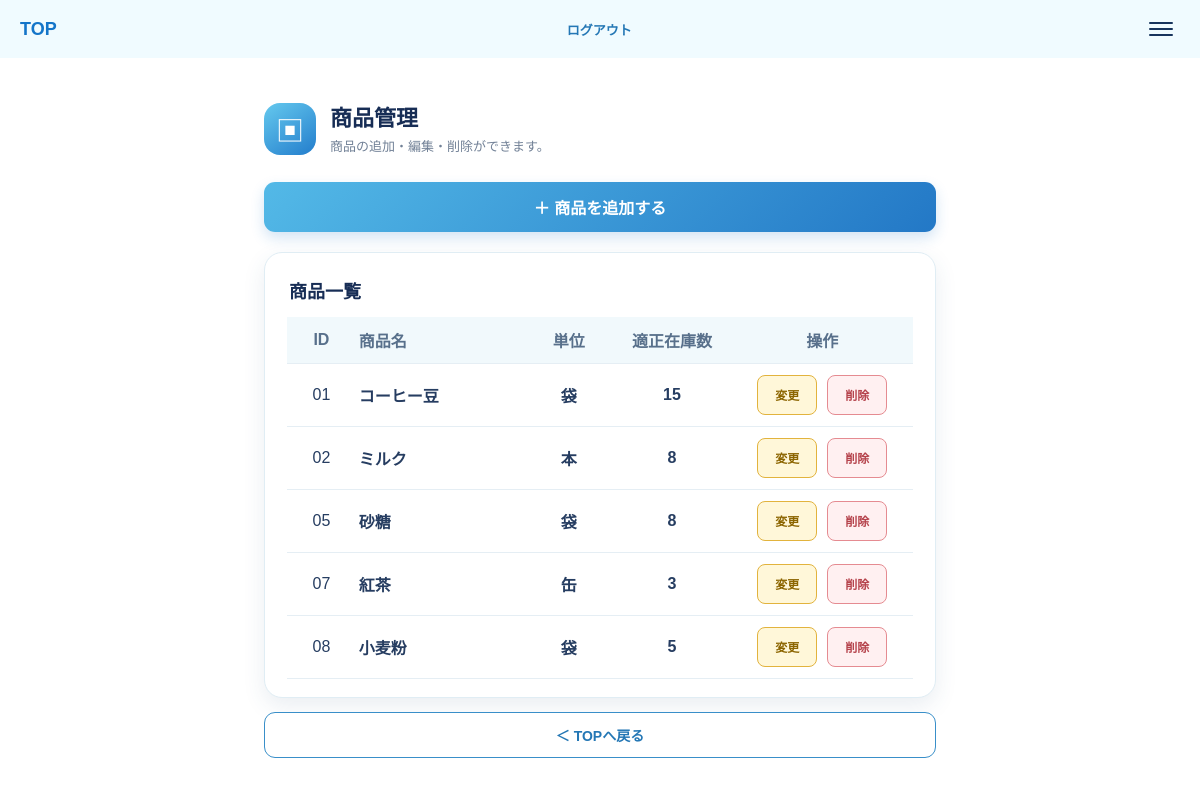
/products (signed in), run on the app's committed database.
### tables this page shows
CREATE TABLE products (
    id INTEGER PRIMARY KEY AUTOINCREMENT,
    name TEXT NOT NULL,
    stock INTEGER NOT NULL DEFAULT 0,
    proper_stock INTEGER NOT NULL
, unit TEXT);

### app.py (the view)
@app.route("/products")
@login_required
def product_list():
    conn = get_db_connection()
    products = conn.execute(
        "SELECT * FROM products ORDER BY id"
    ).fetchall()
    conn.close()
    return render_template(
        "product_list.html",
        products=products
    )

### app.py (called while the page is built)
def get_db_connection():
    conn = sqlite3.connect("inventory.db")
    conn.row_factory = sqlite3.Row
    product_columns = {
        row[1] for row in conn.execute("PRAGMA table_info(products)")
    }
    if product_columns and "unit" not in product_columns:
        conn.execute("ALTER TABLE products ADD COLUMN unit TEXT")
        conn.commit()
    columns = {
        row[1] for row in conn.execute("PRAGMA table_info(transactions)")
    }
    if columns and "product_id" not in columns:
        conn.execute("ALTER TABLE transactions ADD COLUMN product_id INTEGER")
        conn.commit()
    return conn

@login_manager.user_loader
def load_user(user_id):
    conn = get_db_connection()
    user_record = conn.execute(
        "SELECT id, username, password_hash FROM users WHERE id = ?",
        (user_id,)
    ).fetchone()
    conn.close()
    if user_record is None:
        return None
    return User(
        user_record["id"],
        user_record["username"],
        user_record["password_hash"]
    )

### templates/product_list.html (shortened to what this page needs)
<!DOCTYPE html>
{% extends "base.html" %}
{% block site_header %}
<header class="top-header">
    <a class="top-header__brand" href="{{ url_for('home') }}">TOP</a>
    {% if current_user.is_authenticated %}<a class="top-header__logout" href="{{ url_for('logout') }}">ログアウト</a>{% endif %}
    <button class="menu-button" type="button" aria-label="メニュー">
        <span></span>
        <span></span>
        <span></span>
    </button>
</header>
{% endblock %}
{% block content %}
<div class="product-page product-list-page">
    <section class="product-heading">
        <div class="product-heading__icon" aria-hidden="true">▣</div>
        <div>
            <h1>商品管理</h1>
            <p>商品の追加・編集・削除ができます。</p>
        </div>
    </section>
    <a class="product-add-button" href="{{ url_for('add_product_master') }}">＋ 商品を追加する</a>
    <section class="product-table-card" aria-labelledby="product-table-heading">
        <h2 id="product-table-heading">商品一覧</h2>
        <div class="product-table-wrap">
            <table class="product-table">
                <thead>
                    <tr>
                        <th scope="col">ID</th>
                        <th scope="col">商品名</th>
                        <th scope="col">単位</th>
                        <th scope="col">適正在庫数</th>
                        <th scope="col">操作</th>
                    </tr>
                </thead>
                <tbody>
                    {% for product in products %}
                    <tr>
                        <td>{{ "%02d"|format(product.id) }}</td>
                        <td>{{ product.name }}</td>
                        <td>{{ product.unit or "未設定" }}</td>
                        <td>{{ product.proper_stock }}</td>
                        <td class="product-actions">
                            <a class="product-edit-button" href="{{ url_for('edit_product', product_id=product.id) }}">変更</a>
                            <form method="POST" action="{{ url_for('delete_product', product_id=product.id) }}" onsubmit="return confirm('この商品を削除しますか？');">
                                <button class="product-delete-button" type="submit">削除</button>
                            </form>
                        </td>
                    </tr>
                    {% else %}
                    <tr><td class="product-table__empty" colspan="5">商品が登録されていません</td></tr>
                    {% endfor %}
                </tbody>
            </table>
        </div>
    </section>
    <a class="product-page__top" href="{{ url_for('home') }}">＜ TOPへ戻る</a>
</div>
{% endblock %}

### static/style.css (style rules this page uses)
* { box-sizing: border-box; }
body { margin: 0; color: #162b52; background: #ffffff; font-family: "Yu Gothic", "Hiragino Kaku Gothic ProN", sans-serif; }
a { color: inherit; }
.top-header { display: flex; align-items: center; justify-content: space-between; min-height: 58px; padding: 0 20px; background: #f0fbff; }
.top-header__brand { color: #1475c9; font-size: 18px; font-weight: 700; text-decoration: none; }
.top-header__logout { color: #2477b5; font-size: 13px; font-weight: 700; text-decoration: none; white-space: nowrap; }
.menu-button { display: grid; gap: 4px; width: 38px; padding: 8px 7px; border: 0; border-radius: 8px; background: transparent; }
.menu-button span { display: block; height: 2px; border-radius: 2px; background: #17345d; }
.product-page { width: min(100%, 720px); margin: 0 auto; padding: 24px 16px 44px; }
.product-heading { display: flex; align-items: center; gap: 14px; margin-bottom: 24px; }
.product-heading__icon { display: grid; flex: 0 0 52px; place-items: center; width: 52px; height: 52px; border-radius: 16px; color: #ffffff; background: linear-gradient(145deg, #65c9ee, #237dcc); font-size: 28px; }
.product-heading h1 { margin: 0 0 5px; color: #172d55; font-size: 22px; }
.product-heading p { margin: 0; color: #718096; font-size: 13px; line-height: 1.6; }
.product-add-button, .product-submit { display: flex; align-items: center; justify-content: center; width: 100%; min-height: 50px; border: 0; border-radius: 11px; color: #ffffff; background: linear-gradient(135deg, #53b9e7, #2378c6); box-shadow: 0 6px 14px rgba(35, 120, 198, 0.2); font-size: 16px; font-weight: 700; text-decoration: none; }
.product-table-card, .product-form { margin-top: 20px; padding: 18px 12px 14px; border: 1px solid #e0edf4; border-radius: 18px; background: #ffffff; box-shadow: 0 8px 22px rgba(48, 91, 130, 0.1); }
.product-table-card h2 { margin: 0 2px 14px; color: #172d55; font-size: 18px; }
.product-table { width: 100%; table-layout: fixed; border-collapse: collapse; color: #263d61; font-size: 16px; }
.product-table th, .product-table td { padding: 11px 3px; border-bottom: 1px solid #e5eef4; text-align: center; vertical-align: middle; }
.product-table th { color: #58708b; background: #f1f9fc; font-size: 10px; }
.product-table th:nth-child(1), .product-table td:nth-child(1) { width: 11%; }
.product-table th:nth-child(2), .product-table td:nth-child(2) { width: 27%; text-align: left; }
.product-table th:nth-child(3), .product-table td:nth-child(3) { width: 14%; }
.product-table th:nth-child(4), .product-table td:nth-child(4) { width: 19%; }
.product-table th:nth-child(5), .product-table td:nth-child(5) { text-align: center; vertical-align: middle; }
.product-table td:nth-child(2) { overflow: hidden; font-weight: 600; text-overflow: ellipsis; white-space: nowrap; }
.product-table td:nth-child(3), .product-table td:nth-child(4) { font-family: inherit; font-size: inherit; font-weight: 600; }
.product-actions { display: flex; justify-content: center; align-items: center; gap: 6px; white-space: nowrap; flex-wrap: nowrap; }
.product-actions form { margin: 0; }
.product-actions { display: flex; align-items: center; justify-content: center; gap: 10px; flex-wrap: nowrap; }
.product-edit-button, .product-delete-button { display: flex; align-items: center; justify-content: center; width: 60px; height: 40px; padding: 0; border-radius: 8px; font-size: 12px; font-weight: 700; text-decoration: none; cursor: pointer; box-sizing: border-box; white-space: nowrap; }
.product-edit-button { border: 1px solid #e2b33d; color: #8c6500; background: #fff7d9; }
.product-delete-button { border: 1px solid #e58b91; color: #b6444d; background: #fff0f1; }
.product-page__top, .product-cancel { display: flex; align-items: center; justify-content: center; min-height: 46px; margin-top: 14px; border: 1px solid #398fc9; border-radius: 11px; color: #2477b5; background: #ffffff; font-size: 14px; font-weight: 700; text-decoration: none; }
@media (min-width: 768px) { .product-page { padding: 42px 24px 56px; } }
@media (min-width: 768px) { .product-table-card, .product-form { padding: 24px 22px 18px; } }
@media (min-width: 768px) { .product-table { font-size: 16px; } }
@media (min-width: 768px) { .product-table th { font-size: 16px; } }

### data on the page
products: id "01", name "コーヒー豆", unit "袋", proper_stock "15"
products: id "02", name "ミルク", unit "本", proper_stock "8"
products: id "05", name "砂糖", unit "袋", proper_stock "8"
products: id "07", name "紅茶", unit "缶", proper_stock "3"
products: id "08", name "小麦粉", unit "袋", proper_stock "5"
